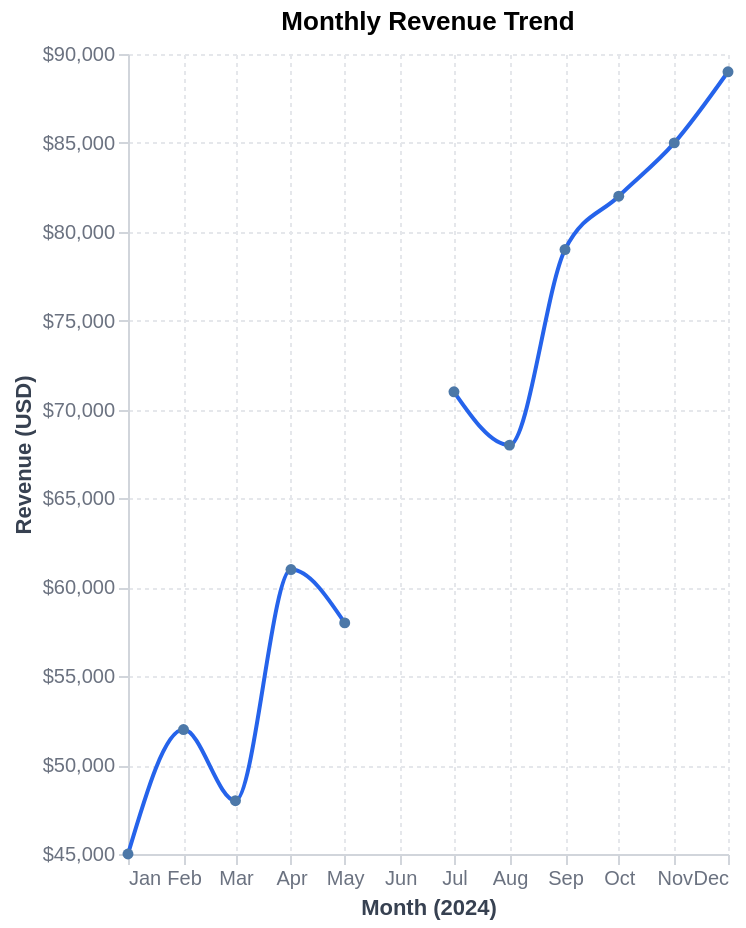

This figure's Vega-Lite source:
### Vega-Lite specification from a JSON file in a GitHub repository (floating-point values rounded to 4 significant figures)
{"$schema": "https://vega.github.io/schema/vega-lite/v6.json", "_metadata": {"dataFormat": "Array of objects with 'date' (temporal ISO 8601 string) and 'value' (quantitative) fields. Null values create gaps in the line.", "customization": ["Replace 'values' array with your time series data", "Change field names in encoding.x.field and encoding.y.field", "Adjust encoding.x.axis.format for date display (e.g., '%Y-%m-%d', '%b %Y')", "Adjust encoding.y.axis.title and encoding.y.axis.format for your units", "Add an encoding.color channel with a 'series' field for multi-line charts", "Change mark.interpolate ('monotone', 'linear', 'step') for different curve styles", "Set mark.point to false to remove data point markers", "Modify title and description for your context"], "notes": "Includes a null value in June to demonstrate gap handling. Set mark.point to true (default) to show individual data points."}, "title": "Monthly Revenue Trend", "description": "Revenue trend over 12 months showing growth trajectory. Line chart with data point markers for individual value inspection.", "width": "container", "height": 400, "data": {"values": [{"date": "2024-01-01", "value": 45000}, {"date": "2024-02-01", "value": 52000}, {"date": "2024-03-01", "value": 48000}, {"date": "2024-04-01", "value": 61000}, {"date": "2024-05-01", "value": 58000}, {"date": "2024-06-01", "value": null}, {"date": "2024-07-01", "value": 71000}, {"date": "2024-08-01", "value": 68000}, {"date": "2024-09-01", "value": 79000}, {"date": "2024-10-01", "value": 82000}, {"date": "2024-11-01", "value": 85000}, {"date": "2024-12-01", "value": 89000}]}, "mark": {"type": "line", "point": true, "tooltip": true, "interpolate": "monotone", "color": "#2563eb"}, "encoding": {"x": {"field": "date", "type": "temporal", "title": "Month (2024)", "axis": {"format": "%b", "tickCount": "month", "grid": true, "gridDash": [2, 2], "gridColor": "#e5e7eb"}}, "y": {"field": "value", "type": "quantitative", "title": "Revenue (USD)", "scale": {"zero": false}, "axis": {"format": "$,.0f", "grid": true, "gridDash": [2, 2], "gridColor": "#e5e7eb"}}}, "config": {"view": {"stroke": null}, "axis": {"labelColor": "#6b7280", "titleColor": "#374151", "tickColor": "#d1d5db", "domainColor": "#d1d5db"}}}
